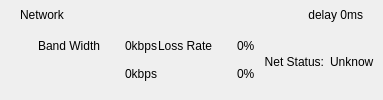
                  <widget class="QWidget" name="widget_network_bg" native="true">
                   <property name="maximumSize">
                    <size>
                     <width>16777215</width>
                     <height>200</height>
                    </size>
                   </property>
                   <layout class="QVBoxLayout" name="verticalLayout_12">
                    <property name="spacing">
                     <number>0</number>
                    </property>
                    <property name="leftMargin">
                     <number>0</number>
                    </property>
                    <property name="topMargin">
                     <number>0</number>
                    </property>
                    <property name="rightMargin">
                     <number>0</number>
                    </property>
                    <property name="bottomMargin">
                     <number>10</number>
                    </property>
                    <item>
                     <widget class="QWidget" name="widget_network_title" native="true">
                      <property name="maximumSize">
                       <size>
                        <width>16777215</width>
                        <height>30</height>
                       </size>
                      </property>
                      <layout class="QHBoxLayout" name="horizontalLayout_10">
                       <property name="spacing">
                        <number>0</number>
                       </property>
                       <property name="leftMargin">
                        <number>20</number>
                       </property>
                       <property name="topMargin">
                        <number>0</number>
                       </property>
                       <property name="rightMargin">
                        <number>20</number>
                       </property>
                       <property name="bottomMargin">
                        <number>0</number>
                       </property>
                       <item>
                        <widget class="QLabel" name="label_15">
                         <property name="text">
                          <string>Network</string>
                         </property>
                        </widget>
                       </item>
                       <item>
                        <widget class="QLabel" name="lb_network">
                         <property name="text">
                          <string>delay 0ms</string>
                         </property>
                         <property name="alignment">
                          <set>Qt::AlignRight|Qt::AlignTrailing|Qt::AlignVCenter</set>
                         </property>
                        </widget>
                       </item>
                      </layout>
                     </widget>
                    </item>
                    <item>
                     <widget class="QWidget" name="widget_14" native="true">
                      <layout class="QHBoxLayout" name="horizontalLayout_25">
                       <property name="spacing">
                        <number>0</number>
                       </property>
                       <property name="leftMargin">
                        <number>10</number>
                       </property>
                       <property name="topMargin">
                        <number>0</number>
                       </property>
                       <property name="rightMargin">
                        <number>0</number>
                       </property>
                       <property name="bottomMargin">
                        <number>0</number>
                       </property>
                       <item>
                        <widget class="QWidget" name="widget_21" native="true">
                         <layout class="QGridLayout" name="gridLayout_3">
                          <property name="leftMargin">
                           <number>10</number>
                          </property>
                          <property name="topMargin">
                           <number>0</number>
                          </property>
                          <property name="rightMargin">
                           <number>0</number>
                          </property>
                          <property name="bottomMargin">
                           <number>0</number>
                          </property>
                          <property name="spacing">
                           <number>5</number>
                          </property>
                          <item row="0" column="0">
                           <widget class="QLabel" name="label_18">
                            <property name="minimumSize">
                             <size>
                              <width>80</width>
                              <height>0</height>
                             </size>
                            </property>
                            <property name="maximumSize">
                             <size>
                              <width>80</width>
                              <height>16777215</height>
                             </size>
                            </property>
                            <property name="text">
                             <string>Band Width</string>
                            </property>
                            <property name="alignment">
                             <set>Qt::AlignRight|Qt::AlignTrailing|Qt::AlignVCenter</set>
                            </property>
                           </widget>
                          </item>
                          <item row="0" column="1">
                           <widget class="QLabel" name="lb_band_width_up_img">
                            <property name="minimumSize">
                             <size>
                              <width>15</width>
                              <height>15</height>
                             </size>
                            </property>
                            <property name="maximumSize">
                             <size>
                              <width>15</width>
                              <height>15</height>
                             </size>
                            </property>
                            <property name="text">
                             <string/>
                            </property>
                           </widget>
                          </item>
                          <item row="0" column="2">
                           <widget class="QLabel" name="lb_band_width_up">
                            <property name="text">
                             <string>0kbps</string>
                            </property>
                           </widget>
                          </item>
                          <item row="1" column="1">
                           <widget class="QLabel" name="lb_band_width_down_img">
                            <property name="minimumSize">
                             <size>
                              <width>15</width>
                              <height>15</height>
                             </size>
                            </property>
                            <property name="maximumSize">
                             <size>
                              <width>15</width>
                              <height>15</height>
                             </size>
                            </property>
                            <property name="text">
                             <string/>
                            </property>
                           </widget>
                          </item>
                          <item row="1" column="2">
                           <widget class="QLabel" name="lb_band_width_down">
                            <property name="text">
                             <string>0kbps</string>
                            </property>
                           </widget>
                          </item>
                         </layout>
                        </widget>
                       </item>
                       <item>
                        <widget class="QWidget" name="widget_15" native="true">
                         <layout class="QGridLayout" name="gridLayout_2">
                          <property name="leftMargin">
                           <number>0</number>
                          </property>
                          <property name="topMargin">
                           <number>0</number>
                          </property>
                          <property name="rightMargin">
                           <number>0</number>
                          </property>
                          <property name="bottomMargin">
                           <number>0</number>
                          </property>
                          <property name="spacing">
                           <number>5</number>
                          </property>
                          <item row="0" column="0">
                           <widget class="QLabel" name="label_14">
                            <property name="text">
                             <string>Loss Rate</string>
                            </property>
                            <property name="alignment">
                             <set>Qt::AlignRight|Qt::AlignTrailing|Qt::AlignVCenter</set>
                            </property>
                           </widget>
                          </item>
                          <item row="0" column="1">
                           <widget class="QLabel" name="lb_upLoss_img">
                            <property name="minimumSize">
                             <size>
                              <width>15</width>
                              <height>15</height>
                             </size>
                            </property>
                            <property name="maximumSize">
                             <size>
                              <width>15</width>
                              <height>15</height>
                             </size>
                            </property>
                            <property name="text">
                             <string/>
                            </property>
                           </widget>
                          </item>
                          <item row="0" column="2">
                           <widget class="QLabel" name="lb_upLoss">
                            <property name="text">
                             <string>0%</string>
                            </property>
                           </widget>
                          </item>
                          <item row="1" column="1">
                           <widget class="QLabel" name="lb_downLoss_img">
                            <property name="minimumSize">
                             <size>
                              <width>15</width>
                              <height>15</height>
                             </size>
                            </property>
                            <property name="maximumSize">
                             <size>
                              <width>15</width>
                              <height>15</height>
                             </size>
                            </property>
                            <property name="text">
                             <string/>
                            </property>
                           </widget>
                          </item>
                          <item row="1" column="2">
                           <widget class="QLabel" name="lb_downLoss">
                            <property name="text">
                             <string>0%</string>
                            </property>
                           </widget>
                          </item>
                         </layout>
                        </widget>
                       </item>
                       <item>
                        <widget class="QWidget" name="widget_23" native="true">
                         <layout class="QHBoxLayout" name="horizontalLayout_26">
                          <property name="topMargin">
                           <number>25</number>
                          </property>
                          <item>
                           <widget class="QLabel" name="label_23">
                            <property name="text">
                             <string>Net Status:</string>
                            </property>
                            <property name="alignment">
                             <set>Qt::AlignRight|Qt::AlignTop|Qt::AlignTrailing</set>
                            </property>
                           </widget>
                          </item>
                          <item>
                           <widget class="QLabel" name="lb_net_status">
                            <property name="text">
                             <string>Unknow</string>
                            </property>
                            <property name="alignment">
                             <set>Qt::AlignLeading|Qt::AlignLeft|Qt::AlignTop</set>
                            </property>
                           </widget>
                          </item>
                         </layout>
                        </widget>
                       </item>
                      </layout>
                     </widget>
                    </item>
                   </layout>
                  </widget>
